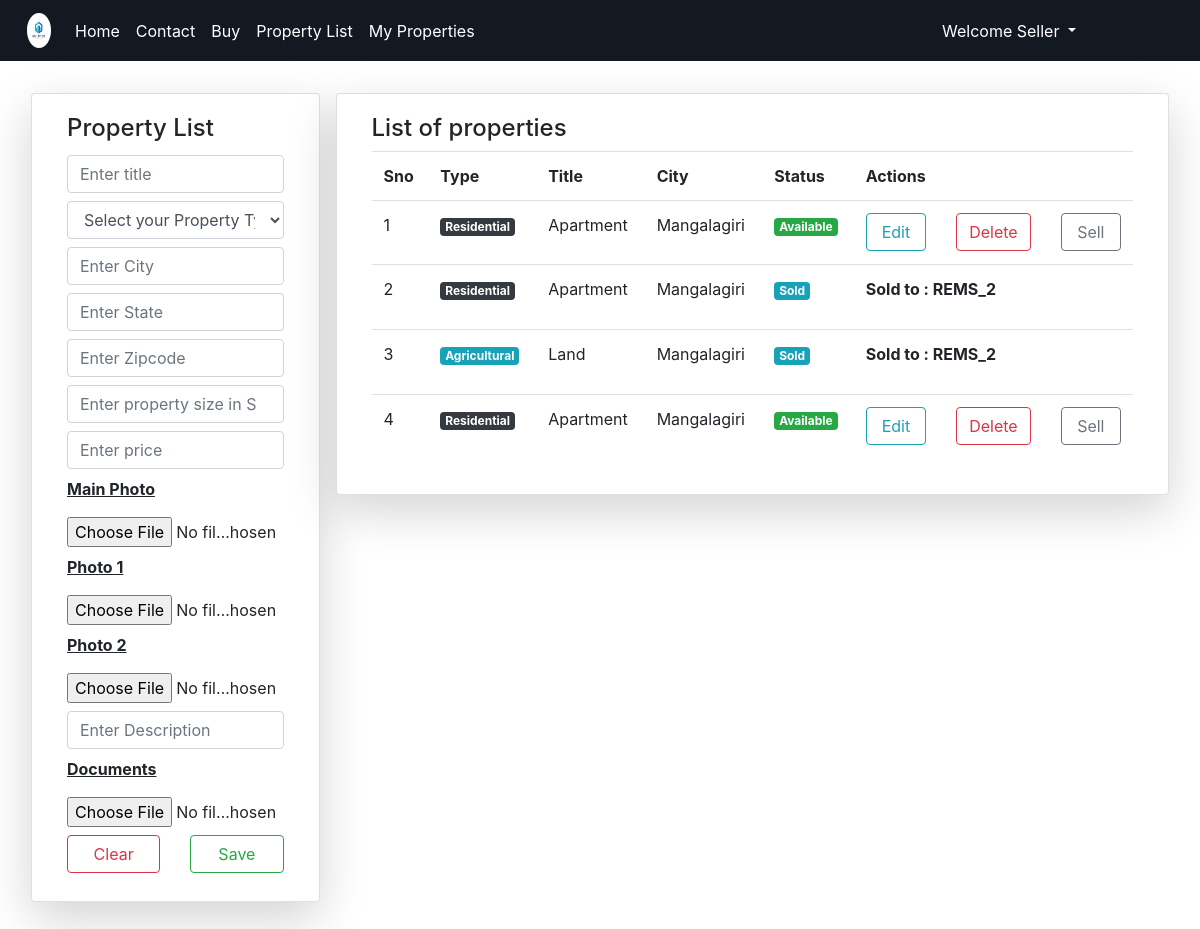
The page /propadd/ (signed in) on the database its author committed.
### RApp/models.py (models this page shows)
class Property(models.Model):
    y = [
        ('s','Select your Property Type'),
        ('1','Residential'),
        ('2','Commercial'),
        ('3','Agricultural'),
        ('4','Industrial'),
    ]
    d = [
        ('a','Available'),
        ('g','Sold'),
    ]
    proptitle = models.CharField(max_length=200)
    proptype = models.CharField(choices=y,default='s',max_length=15)
    propcity = models.CharField(max_length=200)
    propstate = models.CharField(max_length=200)
    propzipcode = models.CharField(max_length=20)
    propdesc = models.TextField()
    propsqft = models.PositiveIntegerField()
    propprice = models.DecimalField(max_digits=10,decimal_places=2)
    main_photo =models.ImageField(upload_to='Prroperties/',default='prop.png')
    photo_1 = models.ImageField(upload_to='properties/', blank=True, null=True)
    photo_2 = models.ImageField(upload_to='properties/', blank=True, null=True)
    list_date = models.DateTimeField(auto_now_add=True)
    propstatus = models.CharField(choices=d,default='a',max_length=10)
    propdoc = models.FileField(upload_to='Attachments/')
    propsoldto = models.CharField(max_length=200,null=True,blank=True)
    propown = models.CharField(max_length=200,default='Default Owner')
    propprevown = models.CharField(max_length=200,default='Owner')
    pown = models.ForeignKey(User,on_delete=models.CASCADE)

### RApp/views.py (the view, shortened to what this page needs)
# urls.py: path('propadd/',views.addprop,name="aprop"),
def addprop(request):
	p = Property.objects.filter(pown_id = request.user.id)
	a = User.objects.get(id = request.user.id)
	d = PropForm()
	return render(request,'html/addproperty.html',{'z':d,'h':p})

### templates/html/addproperty.html (shortened to what this page needs)
{% extends 'html/base.html' %}
{% block content %}
<div class="container-fluid mt-4">
	<div class="row mx-2">
		<div class="card col-md-3 shadow-lg m-2 h-100">
			<div class="card-body">
				<h4 class="card-title">Property List</h4>
				<form method="post" enctype="multipart/form-data">
                    {{z.proptitle}}
					{{z.proptype}}
					{{z.propcity}}
					{{z.propstate}}
					{{z.propzipcode}}
					{{z.propsqft}}
					{{z.propprice}}
					<p><b><u>Main Photo</u></b></p>
					{{z.main_photo}}
					<p><b><u>Photo 1</u></b></p>
					{{z.photo_1}}
					<p><b><u>Photo 2</u></b></p>
					{{z.photo_2}}
					{{z.propdesc}}
					<p><b><u>Documents</u></b></p>
					{{z.propdoc}}
					<div class="row my-2">
						<div class="col">
							<input type="reset" value="Clear" class="btn btn-outline-danger form-control">
						</div>
						<div class="col">
							<input type="submit" value="Save" class="btn btn-outline-success form-control">
						</div>
					</div>
				</form>
			</div>
		</div>
		<div class="card col-md shadow-lg h-100 mx-2 my-2">
			<div class="card-body">
			  <h4>List of properties</h4>
			  <table class="table">
				<tr>
					<th>Sno</th>
					<th>Type</th>
					<th>Title</th>
					<th>City</th>
					<th>Status</th>
					<th>Actions</th>
				</tr>
				{% for i in h %}
				<tr>
					<td>{{forloop.counter}}</td>
					<td>
						{% if i.proptype == "1" %}
							<p class="badge badge-dark">Residential</p>
						{% elif i.proptype == "2" %}
							<p class="badge badge-success">Commercial</p>
						{% elif i.proptype == "3" %}
							<p class="badge badge-info">Agricultural</p>
						{% elif i.proptype == "4" %}
							<p class="badge badge-warning">Industrial</p>
						{% endif %}
					</td>
					<td>{{i.proptitle}}</td>
					<td>{{i.propcity}}</td>
					<td>
						{% if i.propstatus == "g" %}
							<p class="badge badge-info">Sold</p>
						{% elif i.propstatus == "a" %}
							<p class="badge badge-success">Available</p>
						{% endif %}
					</td>
					<td>
						{% if i.propstatus == "a" %}
							<div class="row">
								<div class="col">
									<a href="{% url 'uprop' i.id %}" class="btn btn-outline-info form-control">Edit</a>
								</div>
								<div class="col">
									<a href="{% url 'dp' i.id %}" class="btn btn-outline-danger form-control">Delete</a>
								</div>
								<div class="col">
									<a href="{% url 'sp' i.id %}" class="btn btn-outline-secondary form-control">Sell</a>
								</div>
							</div>
						{% else %}
							<p><b>Sold to : {{i.propsoldto}}</b></p>
						{% endif %}
					</td>
				</tr>
				{% endfor %}
          		</table>
        	</div>
      	</div>
    </div>
	<br>
	<br>
</div>
{% endblock %}

### rows shown on the page
Property: proptype "Residential", proptitle "Apartment", propcity "Mangalagiri", propstatus "Available"
Property: proptype "Residential", proptitle "Apartment", propcity "Mangalagiri", propstatus "Sold", propsoldto "REMS_2"
Property: proptype "Agricultural", proptitle "Land", propcity "Mangalagiri", propstatus "Sold", propsoldto "REMS_2"
Property: proptype "Residential", proptitle "Apartment", propcity "Mangalagiri", propstatus "Available"
